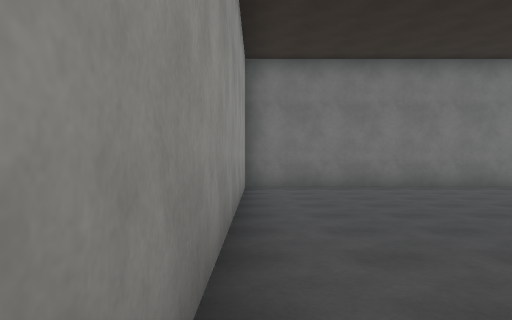
View 1 (above)

17 first-person views from a walk through a 3-D level made in the Unity game engine. The camera is 1.4 m above the floor, looks level and sees 70° across. The floor is counted in squares, 2 m on a side. Each view is taken from the middle of a square. On the plan, view 1 faces up. The plan holds only what a view shows up to about 11 squares ahead; the rest is blank. The place goes on beyond the plan. The player character is not drawn. Surface patterns are stand-ins for the level's own textures.

View 2
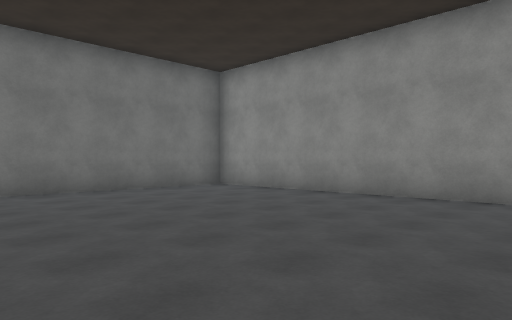

View 3
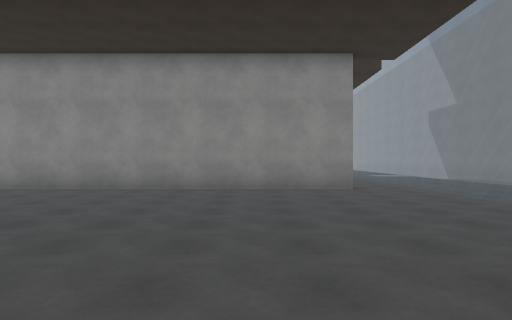

View 4
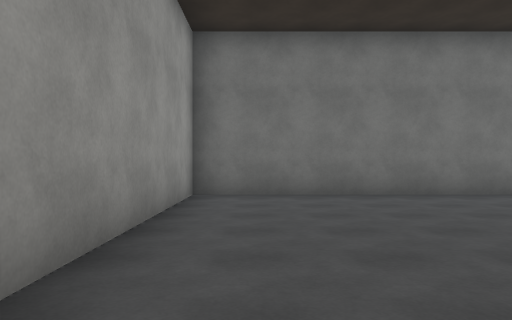

View 5
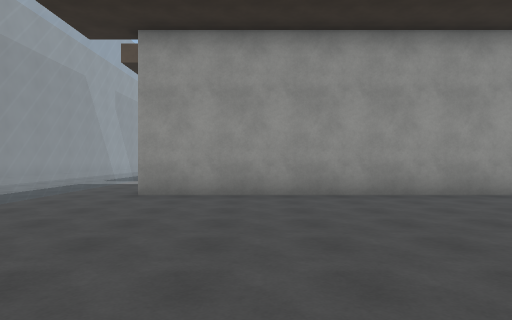

View 6
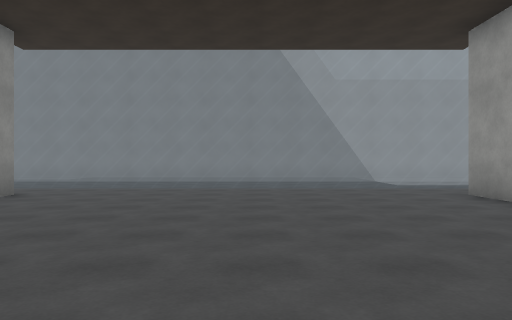

View 7
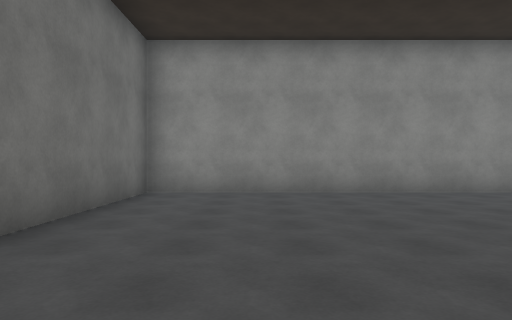

View 8
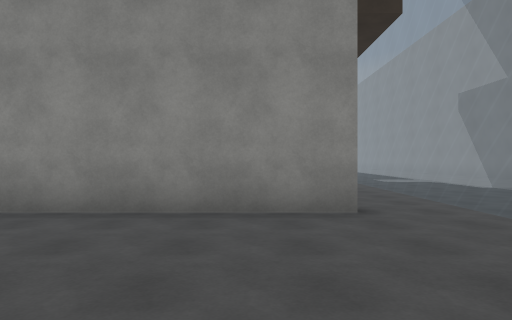

View 9
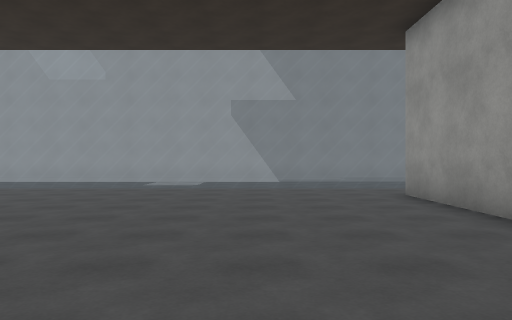

View 10
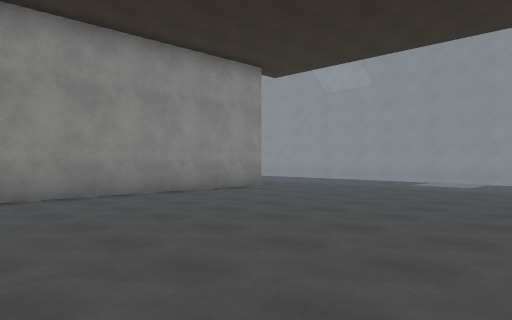

View 11
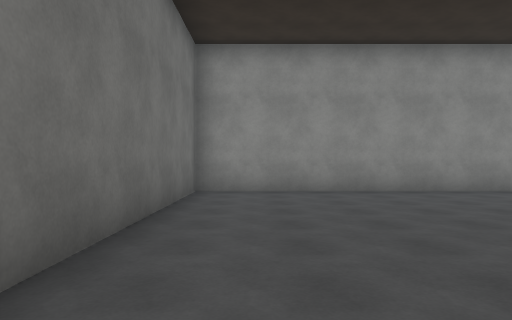

View 12
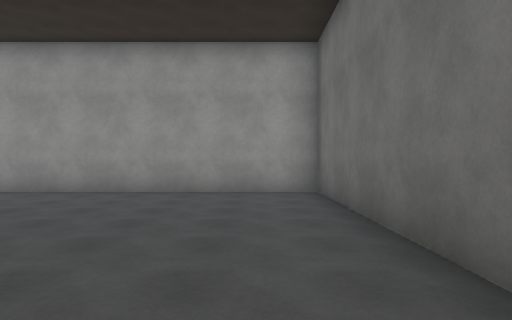

View 13
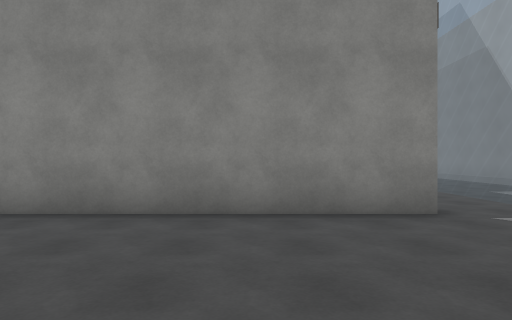

View 14
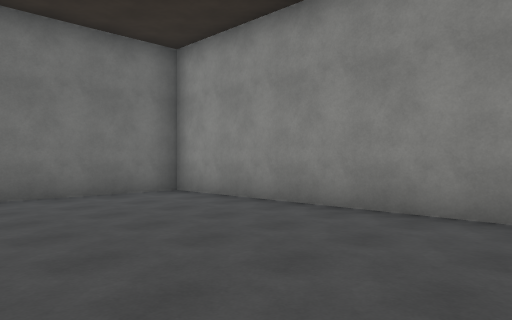

View 15
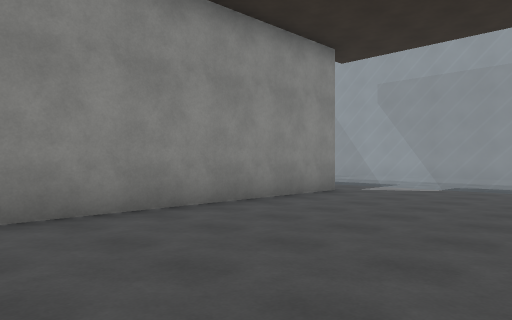

View 16
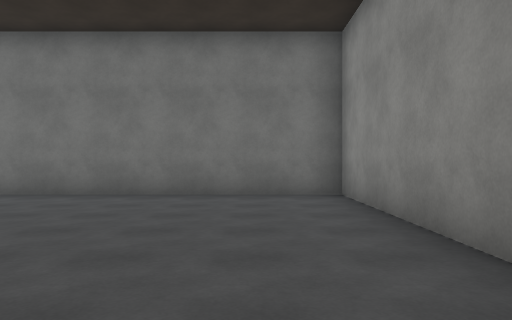

View 17
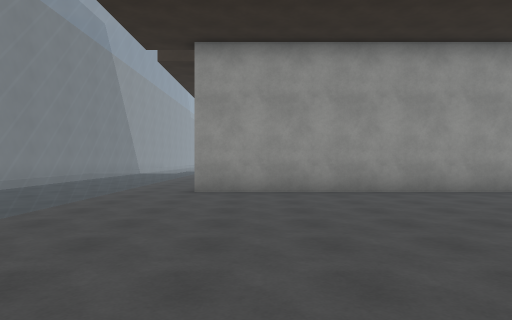

### Floor plan
Key: @ floor where view 1 was taken; # wall or solid block; . floor; = window, fence, low wall or low ledge.
Columns run from 8 left of view 1 to 20 right of it. Each row starts with its distance up from view 1.
 10 ###### ########### ##########
  9 .....# #.........# #........#
  8 .....# #.........# #........#
  7 .....# #.........# #........#
  6 .....# #.........# #........#
  5 .....# #.........# #........#
  4 .....# #.........# #........#
  3  ....# #.........# #........#
  2 .....# #.........# #........#
  1  ....# #.........# #........#
  0  ....# #@........# #........#
 -1  ............................
 -2   ===========================
 -3   ===========================
 -4   ===========================

Positions as (right, up) in squares from view 1, and headings:
1: (0, 0), facing up
2: (2, 1), facing up-right
3: (0, 2), facing right
4: (1, 2), facing up
5: (7, 2), facing left
6: (4, 7), facing down
7: (1, 7), facing right
8: (4, 1), facing right
9: (14, 7), facing down
10: (13, 7), facing down-right
11: (12, 8), facing right
12: (19, 8), facing left
13: (-8, 2), facing right
14: (-8, 2), facing up-right
15: (-8, 7), facing down-right
16: (-5, 2), facing up
17: (19, 1), facing left
